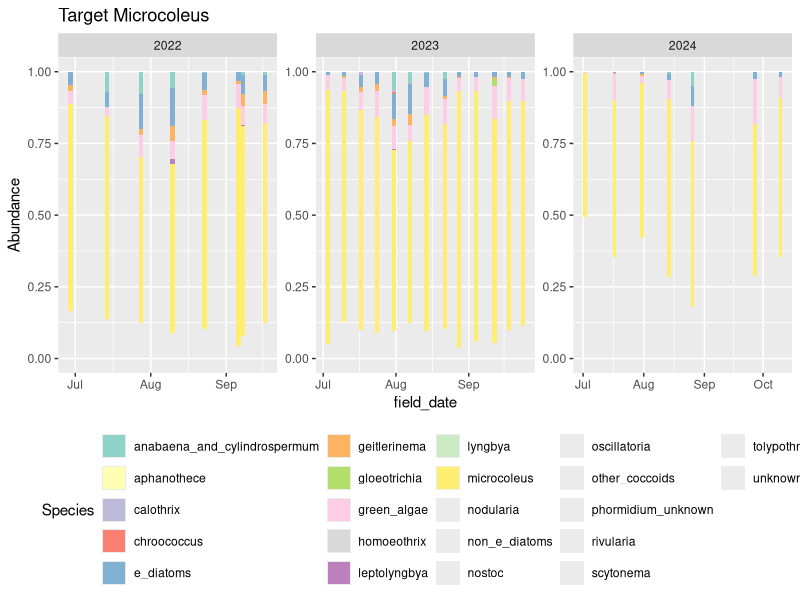
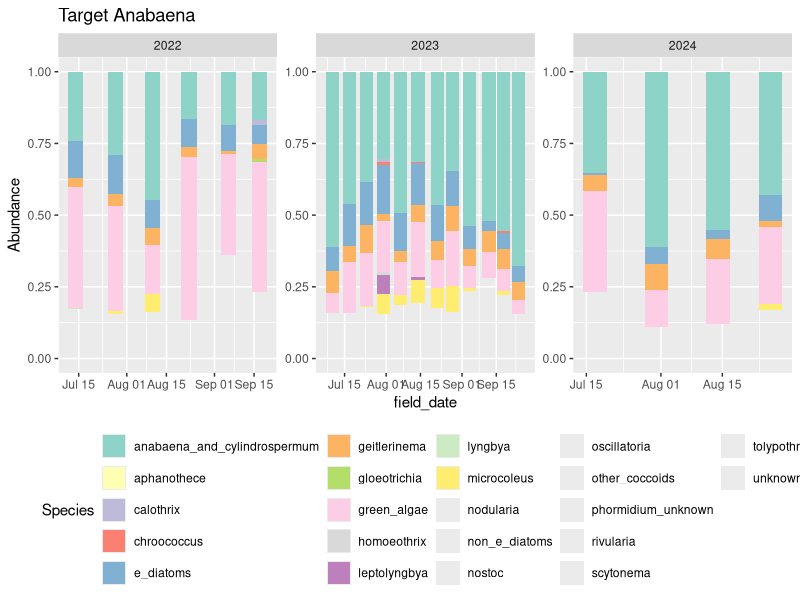
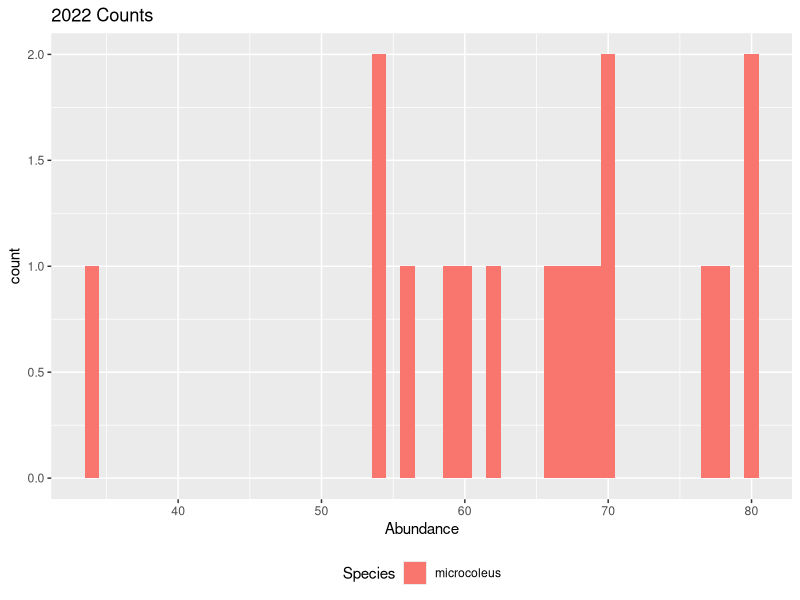

Recreate these plots in R, in order. (Note: this script raises an error after producing the figures.)
###########################
#Microscopy initial visualizations
###########################

library(tidyverse)
library(ggplot2)
library(here)
library(lubridate)
library(forcats)
library(RColorBrewer)

#Read in 2022 and 2023 data
microdata <- read.csv(here::here("data/Target Microscopy.csv"))

#Clean data for analysis
microscopy_non_avg <- microdata %>% 
  filter(grepl("SFE", site_reach)) %>%  #Keep sites that include string "SFE"
  separate(site_reach, into=c("site", "location", "reach"), 
           sep="-") %>% #Split location columns into separate categories
  filter(grepl("M", location)) %>% #Keep Miranda sites, remove Standish-Hicky (SH) sites
  mutate(field_date = as.Date(field_date, format="%m/%d/%y")) %>%  #Fix date data type
  mutate(year = year(field_date)) %>%  #create year column
  relocate(year, .after = field_date) %>%   #reorganize column order
  select(!non_algal) %>% #Remove column measuring sediment amount
  pivot_longer(microcoleus:aphanothece, names_to = "Species", values_to = "Abundance")    #Change layout of dataframe
  
  #Average together slide replicates  
  averaged_slides <- microscopy_non_avg %>% 
    filter(!slide_rep == "Final") %>%
    group_by(field_date, year, site, location, reach, sample_type, date_analyzed, 
             method, Species) %>% 
    dplyr::summarise(Abundance = mean(Abundance)) %>% 
    mutate(slide_rep = "Final") %>% 
    relocate(slide_rep, .after = sample_type)
  #Pull out already processed slides
  processed_slides <- microscopy_non_avg %>% 
    filter(slide_rep == "Final")
  #Bind together dataframes
  microscopy1 <- rbind(averaged_slides, processed_slides)
  
  
#Do TAC samples all actually contain Anabaena?
TAC <- microscopy1 %>% 
  filter(sample_type == "TAC" & Species == "anabaena_and_cylindrospermum")

which(TAC$Abundance < 10) #Are there any instances where Abundance is small? FALSE = no
which(TAC$Abundance < 20)
  #Some instances where Anabaena is less than 20% in TAC sample

#Are there any species that never appear?
non_occurences <- microscopy1 %>% 
  group_by(year, sample_type, Species) %>% 
  dplyr::summarise(Sum = sum(Abundance))

rownum <- which(non_occurences$Sum <= 0) #Which samples have no occurences per each target and year?

rare_species <- non_occurences %>% 
  #dplyr::filter(year == "2022") %>% 
  ungroup() %>% 
  dplyr::slice(rownum)

rare_names <- unique(rare_species$Species) #Names of the species that are rare

#Remove non-occuring species, and combine those that are super rare
microscopy <- microscopy1 %>% 
  ungroup() %>% 
  pivot_wider(names_from = Species, values_from = Abundance) %>% 
  dplyr::mutate(rare = rowSums(select(., rare_names))) %>% 
  dplyr::select(!rare_names)


#Standardize TAC mats to Anabaena abundances
microscopy_TAC_stand <- microscopy %>% 
  dplyr::filter(sample_type == "TAC") %>% 
  mutate(across(anabaena_and_cylindrospermum:rare, ~ . / anabaena_and_cylindrospermum)) %>% 
  pivot_longer(anabaena_and_cylindrospermum:rare, names_to = "Species", values_to = "Abundance")

#Standardize TM mats to Microcoleus abundances
microscopy_TM_stand <- microscopy %>% 
  dplyr::filter(sample_type == "TM") %>% 
  mutate(across(anabaena_and_cylindrospermum:rare, ~ . / microcoleus)) %>% 
  pivot_longer(anabaena_and_cylindrospermum:rare, names_to = "Species", values_to = "Abundance")



#------Plots and Graphs---------------------------------------


#Plot timeseries of within-mat species per year
ggplot(subset(microscopy1, sample_type %in% "TM"), aes(x = field_date, y = Abundance, fill = Species)) +
  facet_wrap(~year, scales = "free") +
  geom_col(position = "fill") + #Can't see the detail well, subset per year
  theme(legend.position="bottom") + 
  scale_fill_brewer(palette = "Set3") +
  labs(title = "Target Microcoleus")

ggplot(subset(microscopy1, sample_type %in% "TAC"), aes(x = field_date, y = Abundance, fill = Species)) +
  facet_wrap(~year, scales = "free") +
  geom_col(position = "fill") + #Can't see the detail well, subset per year
  theme(legend.position="bottom")+
  scale_fill_brewer(palette = "Set3") +
  labs(title = "Target Anabaena")

#Coding notes: add year %in% 2022 to subset if splitting up years again

#2022
#Histogram of Microcolus in TM samples
ggplot(subset(microscopy1, year %in% 2022 & 
                Species %in% "microcoleus" & 
                sample_type %in% "TM"), 
       aes(x = Abundance, fill = Species)) +
  geom_histogram(binwidth = 1, position="dodge") +
  labs(title = "2022 Counts") +
  theme(legend.position="bottom")

#Histogram of Anabaena in TA samples
ggplot(subset(microscopy, year %in% 2022 & 
                Species %in% "anabaena_and_cylindrospermum" &
                sample_type %in% "TAC"), 
       aes(x = Abundance, fill = Species)) +
  geom_histogram(binwidth = 1, position="dodge") +
  labs(title = "2022 Counts") +
  scale_fill_manual(values = c("anabaena_and_cylindrospermum" = "#00BFC4")) +
  theme(legend.position="bottom")



#2023

#Histogram of Microcolus in TM samples
  ggplot(subset(microscopy, year %in% 2023 & 
                  Species %in% "microcoleus" & 
                  sample_type %in% "TM"), 
         aes(x = Abundance, fill = Species)) +
    geom_histogram(binwidth = 1, position="dodge") +
    labs(title = "2023 Counts") +
    theme(legend.position="bottom")
  
  #Histogram of Anabaena in TA samples
  ggplot(subset(microscopy, year %in% 2023 & 
                  Species %in% "anabaena_and_cylindrospermum" &
                  sample_type %in% "TAC"), 
         aes(x = Abundance, fill = Species)) +
    geom_histogram(binwidth = 1, position="dodge") +
    labs(title = "2023 Counts") +
    scale_fill_manual(values = c("anabaena_and_cylindrospermum" = "#00BFC4")) +
    theme(legend.position="bottom")
  

  
  
#Plots using standardized values
  ggplot(microscopy_TAC_stand, aes(x = field_date, y = Abundance)) +
    facet_wrap(~year, scales = "free") +
    geom_col(position = position_dodge(7), width = 7, aes(fill = Species)) +
    theme(legend.position="bottom")+
    scale_fill_brewer(palette = "Set3") +
    labs(title = "Target Anabaena")
  
  ggplot(microscopy_TM_stand, aes(x = field_date, y = Abundance)) +
    facet_wrap(~year, scales = "free") +
    geom_col(position = position_dodge(7), width = 7, aes(fill = Species)) +
    theme(legend.position="bottom")+
    scale_fill_brewer(palette = "Set3") +
    labs(title = "Target Microcoleus") +
    coord_cartesian(ylim = c(0, .75))
